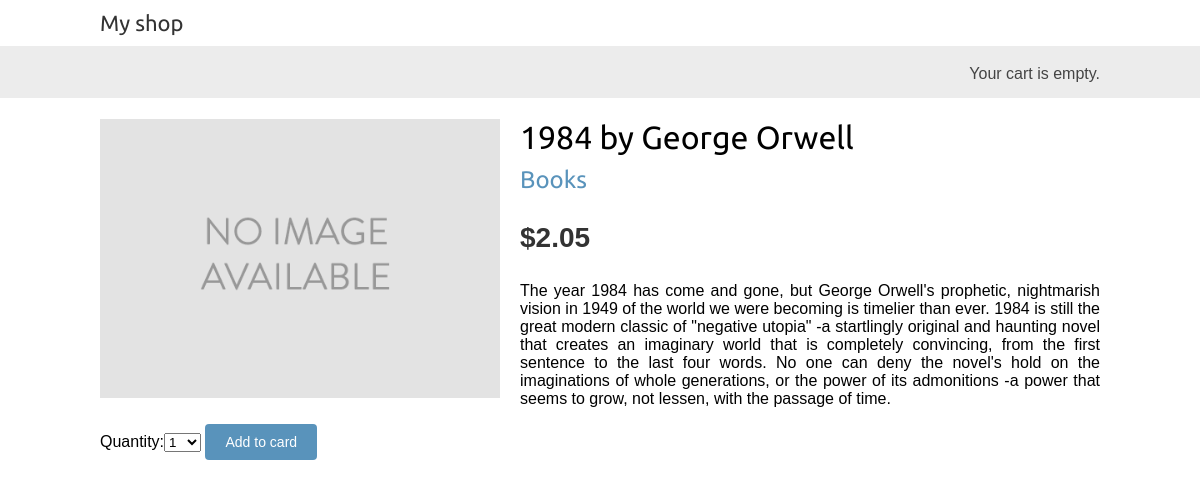
The app's page /1/1984/ with its own data.
### shop/models.py (models this page shows, shortened)
class Product(models.Model):
    category = models.ForeignKey(Category, related_name='products')
    name = models.CharField(max_length=200, db_index=True)
    slug = models.SlugField(max_length=200, db_index=True)
    image = models.ImageField(upload_to='products/%Y/%m/%d', blank=True)
    description = models.TextField(blank=True)
    price = models.DecimalField(max_digits=10, decimal_places=2)
    stock = models.PositiveIntegerField()
    available = models.BooleanField(default=True)
    created = models.DateTimeField(auto_now_add=True)
    updated = models.DateTimeField(auto_now=True)
    class Meta:
        ordering = ('name',)
        index_together = (('id', 'slug'), )

class Category(models.Model):
    name = models.CharField(max_length=200, db_index=True)
    slug = models.SlugField(max_length=200, db_index=True, unique=True)
    class Meta:
        ordering = ('name',)
        verbose_name = 'category'
        verbose_name_plural = 'categories'
    def get_absolute_url(self):
        return reverse('shop:product_list_by_category',
                        args=[self.slug])
    def __str__(self):
        return self.name

### shop/views.py (the view)
class ProductDetailView(DetailView):
    model = Product
    template_name = 'shop/product/detail.html'
    def get_context_data(self, **kwargs):
        context = super(ProductDetailView, self).get_context_data(**kwargs)
        product = get_object_or_404(Product, id=self.kwargs['id'],
                    slug=self.kwargs['slug'],
                    available=True)
        cart_product_form = CartAddProductForm()
        context['product'] = product
        context['cart_product_form'] = cart_product_form
        return context

### cart/forms.py
class CartAddProductForm(forms.Form):
    quantity = forms.TypedChoiceField(choices=PRODUCT_QUANTITY_CHOICES,
                                coerce=int)
    update = forms.BooleanField(required=False, initial=False,
                            widget=forms.HiddenInput)

### cart/cart.py (called while the page is built)
    def __len__(self):
        return sum(item['quantity'] for item in self.cart.values())

### cart/context_processors.py (called while the page is built)
def cart(request):
    return {'cart': Cart(request)}

### templates/shop/product/detail.html (shortened to what this page needs)
{% extends "shop/base.html" %}
{% load static %}
{% block content %}
  <div class="product-detail">
    <img src="{% if product.image %}{{ product.image.url }}{% else %}{% static 'img/no_image.png' %}{% endif %}">
    <h1>{{ product.name }}</h1>
    <h2><a href="{{ product.category.get_absolute_url }}">{{ product.category }}</a></h2>
    <p class="price">${{ product.price }}</p>
      {{ product.description|linebreaks }}
    <form action="{% url 'cart:cart_add' product.id %}" method="post">
        {{ cart_product_form }}
        <input type="submit" value="Add to card">
    </form>
  </div>
{% endblock %}

### shop/static/css/base.css (style rules this page uses)
body { margin:0; padding:0; font-family:helvetica, sans-serif; }
h1, h2, h3, h4, h5 , h6 { font-family: 'Ubuntu', sans-serif; font-weight:normal; }
a { text-decoration:none; color:#5993bb; }
a.button, input[type="submit"] { color:#fff; background:#5993bb; border-radius:4px; padding:10px 20px; font-size:14px; border:0; }
.product-detail { text-align:justify; }
.product-detail .price { color:#333; font-size:28px; font-weight:bold; }
.product-detail img { width:40%; float:left; padding:0 20px 20px 0; }
.product-detail h1 { margin-bottom:0; }
.product-detail h2 { margin-top:10px; }

### records on screen
Product: name "1984 by George Orwell", category "Books", price "2.05", description "The year 1984 has come and gone, but George Orwell's prophetic, nightmarish vision in 1949 of the world we were becoming is timelier than ever. 1984 is still the great modern classic of \"negative utopia\" -a startlingly original and haunting novel that creates an imaginary world that is completely convincing, from the first sentence to the last four words. No one can deny the novel's hold on the imaginations of whole generations, or the power of its admonitions -a power that seems to grow, not lessen, with the passage of time."
